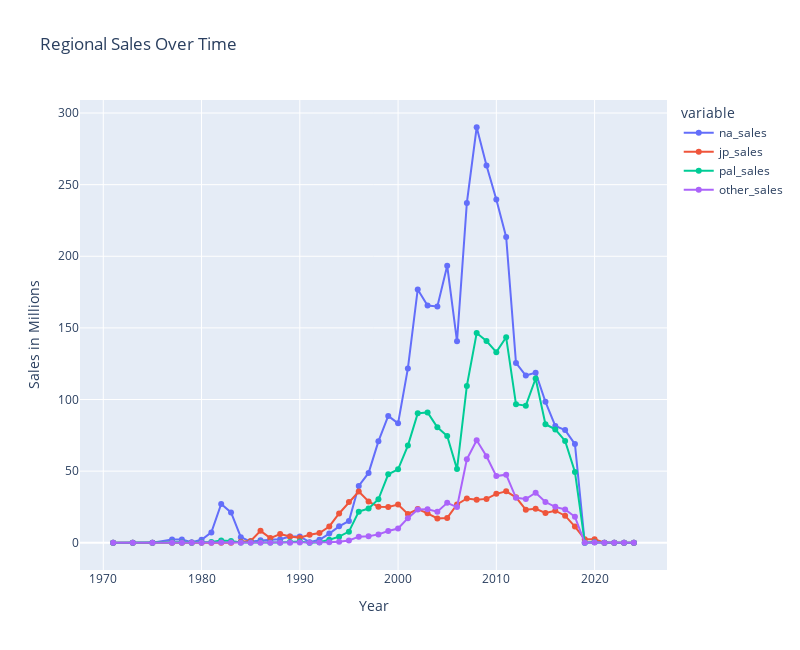

The cell this chart's notebook holds for it:
### Markdown cell above
### 3.3 Regional Sales over time

### Code cell
# Aggregate sales by year and region
sales_by_year_region = df.groupby(['release_year'])[['na_sales', 'jp_sales', 'pal_sales', 'other_sales']].sum().reset_index()

# Create a line chart for regional sales over time
fig = px.line(sales_by_year_region,
              x='release_year',
              y=['na_sales', 'jp_sales', 'pal_sales', 'other_sales'],
              title='Regional Sales Over Time',
              labels={'release_year': 'Year', 'value': 'Sales in Millions'},
              markers=True)

fig.update_layout(width=800, height=650)
fig.show()

### Figure 1 — Plotly figure (JSON) as saved in the notebook; plotly's stock layout.template omitted (floating-point values rounded to 4 significant figures)
{"data": [{"hovertemplate": "variable=na_sales<br>Year=%{x}<br>Sales in Millions=%{y}<extra></extra>", "legendgroup": "na_sales", "line": {"color": "#636efa", "dash": "solid"}, "marker": {"symbol": "circle"}, "mode": "lines+markers", "name": "na_sales", "orientation": "v", "showlegend": true, "type": "scatter", "x": [1971, 1973, 1975, 1977, 1978, 1979, 1980, 1981, 1982, 1983, 1984, 1985, 1986, 1987, 1988, 1989, 1990, 1991, 1992, 1993, 1994, 1995, 1996, 1997, 1998, 1999, 2000, 2001, 2002, 2003, 2004, 2005, 2006, 2007, 2008, 2009, 2010, 2011, 2012, 2013, 2014, 2015, 2016, 2017, 2018, 2019, 2020, 2021, 2022, 2023, 2024], "xaxis": "x", "y": [0, 0, 0, 2.34, 2.2, 0.29, 2.11, 7.21, 27.06, 21.15, 3.89, 0.84, 1.66, 2.11, 2.39, 4.29, 4.44, 0.42, 2.11, 6.4, 11.46, 15.19, 39.61, 48.75, 70.8, 88.56, 83.35, 121.7, 176.8, 165.6, 165.0, 193.4, 140.7, 237.2, 290.1, 263.4, 239.7, 213.5, 125.6, 116.7, 118.8, 98.37, 81.54, 78.63, 68.91, 0, 0.52, 0, 0, 0, 0], "yaxis": "y"}, {"hovertemplate": "variable=jp_sales<br>Year=%{x}<br>Sales in Millions=%{y}<extra></extra>", "legendgroup": "jp_sales", "line": {"color": "#EF553B", "dash": "solid"}, "marker": {"symbol": "circle"}, "mode": "lines+markers", "name": "jp_sales", "orientation": "v", "showlegend": true, "type": "scatter", "x": [1971, 1973, 1975, 1977, 1978, 1979, 1980, 1981, 1982, 1983, 1984, 1985, 1986, 1987, 1988, 1989, 1990, 1991, 1992, 1993, 1994, 1995, 1996, 1997, 1998, 1999, 2000, 2001, 2002, 2003, 2004, 2005, 2006, 2007, 2008, 2009, 2010, 2011, 2012, 2013, 2014, 2015, 2016, 2017, 2018, 2019, 2020, 2021, 2022, 2023, 2024], "xaxis": "x", "y": [0, 0, 0, 0, 0, 0, 0, 0, 0, 0, 0.69, 1.2, 8.31, 3.24, 6.1, 4.31, 3.56, 5.57, 6.77, 11.37, 20.45, 28.49, 35.79, 28.78, 25.16, 24.95, 26.65, 20.11, 23.53, 20.54, 16.99, 17.32, 26.72, 30.93, 29.95, 30.62, 34.13, 35.92, 31.7, 23.07, 23.75, 20.78, 22.37, 18.89, 11.29, 2.46, 2.53, 0, 0, 0, 0], "yaxis": "y"}, {"hovertemplate": "variable=pal_sales<br>Year=%{x}<br>Sales in Millions=%{y}<extra></extra>", "legendgroup": "pal_sales", "line": {"color": "#00cc96", "dash": "solid"}, "marker": {"symbol": "circle"}, "mode": "lines+markers", "name": "pal_sales", "orientation": "v", "showlegend": true, "type": "scatter", "x": [1971, 1973, 1975, 1977, 1978, 1979, 1980, 1981, 1982, 1983, 1984, 1985, 1986, 1987, 1988, 1989, 1990, 1991, 1992, 1993, 1994, 1995, 1996, 1997, 1998, 1999, 2000, 2001, 2002, 2003, 2004, 2005, 2006, 2007, 2008, 2009, 2010, 2011, 2012, 2013, 2014, 2015, 2016, 2017, 2018, 2019, 2020, 2021, 2022, 2023, 2024], "xaxis": "x", "y": [0, 0, 0, 0.14, 0.14, 0.02, 0.13, 0.45, 1.6, 1.29, 0.24, 0.13, 0.36, 0.21, 0.19, 0.47, 0.94, 0.05, 0.36, 2.08, 4.25, 7.76, 21.71, 23.86, 30.36, 47.78, 51.27, 67.83, 90.33, 90.99, 80.57, 74.53, 51.41, 109.5, 146.4, 140.8, 133.1, 143.4, 96.74, 95.7, 114.7, 82.76, 79.14, 71.1, 49.42, 0.08, 0.33, 0, 0, 0, 0], "yaxis": "y"}, {"hovertemplate": "variable=other_sales<br>Year=%{x}<br>Sales in Millions=%{y}<extra></extra>", "legendgroup": "other_sales", "line": {"color": "#ab63fa", "dash": "solid"}, "marker": {"symbol": "circle"}, "mode": "lines+markers", "name": "other_sales", "orientation": "v", "showlegend": true, "type": "scatter", "x": [1971, 1973, 1975, 1977, 1978, 1979, 1980, 1981, 1982, 1983, 1984, 1985, 1986, 1987, 1988, 1989, 1990, 1991, 1992, 1993, 1994, 1995, 1996, 1997, 1998, 1999, 2000, 2001, 2002, 2003, 2004, 2005, 2006, 2007, 2008, 2009, 2010, 2011, 2012, 2013, 2014, 2015, 2016, 2017, 2018, 2019, 2020, 2021, 2022, 2023, 2024], "xaxis": "x", "y": [0, 0, 0, 0.02, 0, 0, 0.02, 0.08, 0.26, 0.24, 0.04, 0.02, 0.02, 0.03, 0.02, 0.05, 0.13, 0.01, 0.14, 0.31, 0.68, 1.57, 4.26, 4.51, 5.83, 8.15, 9.91, 17.15, 23.24, 23.44, 21.7, 27.86, 24.91, 58.24, 71.59, 60.41, 46.54, 47.5, 31.35, 30.51, 34.89, 28.42, 25.06, 23.2, 18.1, 0.01, 0.09, 0, 0, 0, 0], "yaxis": "y"}], "layout": {"height": 650, "legend": {"title": {"text": "variable"}, "tracegroupgap": 0}, "title": {"text": "Regional Sales Over Time"}, "width": 800, "xaxis": {"anchor": "y", "domain": [0, 1], "title": {"text": "Year"}}, "yaxis": {"anchor": "x", "domain": [0, 1], "title": {"text": "Sales in Millions"}}}}
